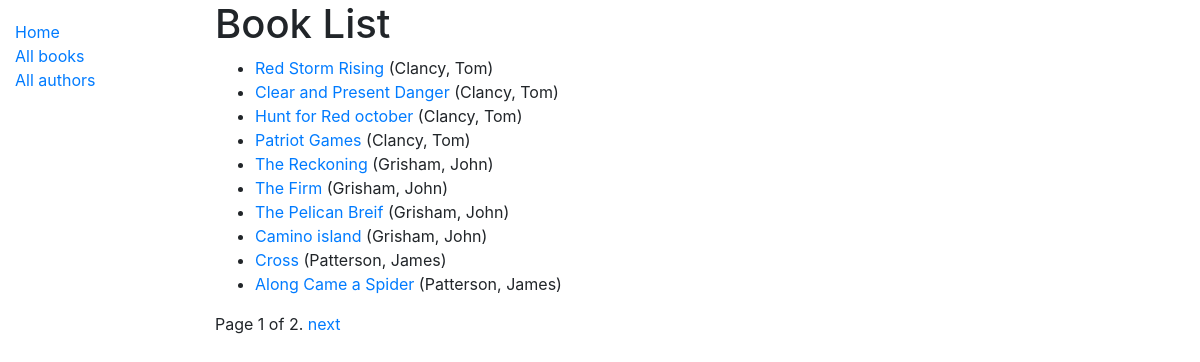
/catalog/books/, run on the app's committed database.
### catalog/models.py (models this page shows, shortened)
class Book(models.Model):
    title = models.CharField(max_length=200)
    author = models.ForeignKey("Author", on_delete=models.SET_NULL, null=True)
    summary = models.TextField(
        max_length=1000, help_text="Enter a brief description of the book"
    )
    isbn = models.CharField(
        "ISBN",
        max_length=13,
        help_text="12 Character "
        "<a href='https://www.isbn-international.org/content/what-isbn'>"
        "ISBN number</a>",
    )
    genre = models.ManyToManyField(
        Genre, help_text="Select a genre for this book"
    )
    language = models.ForeignKey(
        "Language", on_delete=models.SET_NULL, null=True
    )
    def display_genre(self):
        """Create a string for the Genre. This is required to display genre in Admin."""
        return ", ".join(genre.name for genre in self.genre.all()[:3])
    display_genre.short_description = "Genre"
    def get_absolute_url(self):
        return reverse("book-detail", args=[str(self.id)])

class Author(models.Model):
    first_name = models.CharField(max_length=100)
    last_name = models.CharField(max_length=100)
    date_of_birth = models.DateField(null=True, blank=True)
    date_of_death = models.DateField("Died", null=True, blank=True)
    class Meta:
        ordering = ["last_name", "first_name"]
    def __str__(self):
        return f"{self.last_name}, {self.first_name}"

### catalog/views.py (the view)
# urls.py: path("books/", views.BookListView.as_view(), name="books"),
class BookListView(generic.ListView):
    model = Book
    paginate_by = 10

### catalog/templates/catalog/book_list.html
{% extends "catalog/base.html" %}
{% block content %}
<h1>Book List</h1>
{% if book_list %}
<ul>
    {% for book in book_list %}
    <li>
        <a href="{{ book.get_absolute_url }}">{{ book.title }}</a> ({{book.author}})
    </li>
    {% endfor %}
</ul>
{% else %}
<p>There are no books in the library.</p>
{% endif %}
{% endblock %}

### catalog/templates/catalog/base.html (shortened to what this page needs)
<!DOCTYPE html>
<html lang="en">
<head>
    <link rel="stylesheet" href="https://stackpath.bootstrapcdn.com/bootstrap/4.1.3/css/bootstrap.min.css"
>
    {% load static %}
    <link rel="stylesheet" href="{% static 'catalog/css/styles.css' %}">
</head>
<body>
    <div class="container-fluid">
        <div class="row">
            <div class="col-sm-2">
                {% block sidebar %}
                <ul class="sidebar-nav">
                    <li><a href="{% url 'index' %}">Home</a></li>
                    <li><a href="{% url 'books' %}">All books</a></li>
                    <li><a href="{% url 'authors' %}">All authors</a></li>
                </ul>
                {% endblock %}
            </div>
            <div class=" col-sm-10 ">
                {% block content %}{% endblock %}
                {% block pagination %}
                {% if is_paginated %}
                <div class=" pagination">
                    <span class="page-links">
                        <span class="page-current">
                            Page {{ page_obj.number }} of {{ page_obj.paginator.num_pages }}.
                        </span>
                        {% if page_obj.has_next %}
                        <a href="{{ request.path }}?page={{ page_obj.next_page_number }}">next</a>
                        {% endif %}
                    </span>
                </div>
                {% endif %}
                {% endblock %}
            </div>
        </div>
    </div>
</body>
</html>

### catalog/static/catalog/css/styles.css (style rules this page uses)
.sidebar-nav { margin-top: 20px; padding: 0; list-style: none; }

### data on the page
Book: title "Red Storm Rising", author "Clancy, Tom"
Book: title "Clear and Present Danger", author "Clancy, Tom"
Book: title "Hunt for Red october", author "Clancy, Tom"
Book: title "Patriot Games", author "Clancy, Tom"
Book: title "The Reckoning", author "Grisham, John"
Book: title "The Firm", author "Grisham, John"
Book: title "The Pelican Breif", author "Grisham, John"
Book: title "Camino island", author "Grisham, John"
Book: title "Cross", author "Patterson, James"
Book: title "Along Came a Spider", author "Patterson, James"

### other printed values
{{ page_obj.number }} "1"
{{ page_obj.paginator.num_pages }} "2"
